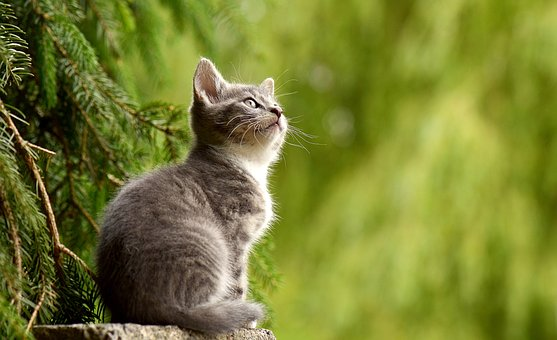
#> input picture trials-errors-files/example_image.jpg, 557 x 340 px, found by its file name; the run also reads 1 picture not shown here
$ jupyter execute --allow-errors flask-exercise-api-melody.ipynb
#> lines starting #> are read from the running program, lines starting #| are printed output that depends on the picture; after the words box and inside, x2 and y2 are one past the last pixel; in counts of white or black regions, pixels touching at a corner belong together
##### To send a SPARQL query using Flask and Python, you would need to use a library such as rdflib or SPARQLWrapper to execute the query against an endpoint. Here's an example using SPARQLWrapper:

[cell 1]
from SPARQLWrapper import SPARQLWrapper, JSON

#> (the rest of this cell did not finish here and is left out)

##### To create a chart, you can use a library such as Matplotlib, Plotly, or Bokeh. Here's an example using Matplotlib:

[cell 2]
import matplotlib.pyplot as plt

# Parse the results and create a chart
#> (the rest of this cell did not finish here and is left out)

##### To send a SPARQL query to an API using Python, you can use a library such as requests or SPARQLWrapper. To return the chart in different formats, you will need to use a library that can generate charts based on the data returned from the API.

Here is an example using SPARQLWrapper:

[cell 3]
from SPARQLWrapper import SPARQLWrapper, JSON

# Define the endpoint URL and your SPARQL query
endpoint = "http://your-endpoint-url.com/sparql"
query = """
SELECT ?subject ?predicate ?object
WHERE {
  ?subject ?predicate ?object .
}
LIMIT 100
"""

# Create the SPARQL wrapper object
#> (the rest of this cell did not finish here and is left out)

[cell 4]
from SPARQLWrapper import SPARQLWrapper, JSON

#> (the rest of this cell did not finish here and is left out)

-------------------------------------------------

[cell 5]
import networkx as nx
import matplotlib.pyplot as plt

# Create an empty graph
G = nx.Graph()

# Add nodes to the graph
G.add_node("Sad Event 1", date="YYYY-MM-DD", location="Location 1", multimedia_file="File 1")
G.add_node("Sad Event 2", date="YYYY-MM-DD", location="Location 2", multimedia_file="File 2")
G.add_node("Sad Event 3", date="YYYY-MM-DD", location="Location 3", multimedia_file="File 3")

# Add edges to represent relationships between events
G.add_edge("Sad Event 1", "Sad Event 2", relationship="Cause and Effect")
G.add_edge("Sad Event 2", "Sad Event 3", relationship="Sequence")

# Draw the graph
nx.draw(G, with_labels=True)
plt.show()

[cell 6]
import networkx as nx
import matplotlib.pyplot as plt

# Create an empty graph
G = nx.Graph()

# Add nodes to the graph
G.add_node("Julie")
G.add_node("Patrice de Courcy")
G.add_node("Daughter")
G.add_node("Olivier")
G.add_node("Lucille")
G.add_node("Sandrine")

# Add edges to the graph to represent relationships between nodes
G.add_edge("Julie", "Patrice de Courcy")
G.add_edge("Julie", "Daughter")
G.add_edge("Julie", "Olivier")
G.add_edge("Julie", "Lucille")
G.add_edge("Julie", "Sandrine")
G.add_edge("Patrice de Courcy", "Daughter")
G.add_edge("Patrice de Courcy", "Olivier")
G.add_edge("Patrice de Courcy", "Sandrine")
G.add_edge("Olivier", "Lucille")

# Draw the graph
nx.draw(G, with_labels=True)
plt.show()
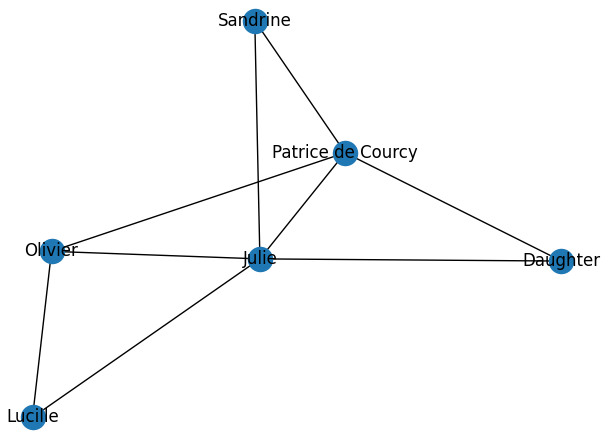
#> figure drawn by matplotlib, 1 panel

[cell 7]
import networkx as nx
import matplotlib.pyplot as plt

# Create an empty graph
G = nx.Graph()

# Add nodes to the graph
G.add_node("Sad Event 1", date="2021-01-01", location="Paris", multimedia_file="File 1")
G.add_node("Sad Event 2", date="2021-02-01", location="Rome", multimedia_file="File 2")
G.add_node("Sad Event 3", date="2021-03-01", location="London", multimedia_file="File 3")
G.add_node("Happy Event 1", date="2021-04-01", location="Berlin", multimedia_file="File 4")
G.add_node("Happy Event 2", date="2021-05-01", location="Amsterdam", multimedia_file="File 5")

# Add edges to represent relationships between events
G.add_edge("Sad Event 1", "Sad Event 2", relationship="Sequence")
G.add_edge("Sad Event 2", "Sad Event 3", relationship="Sequence")
G.add_edge("Sad Event 3", "Happy Event 1", relationship="Turning Point")
G.add_edge("Happy Event 1", "Happy Event 2", relationship="Sequence")

# Draw the graph
nx.draw(G, with_labels=True)
plt.show()
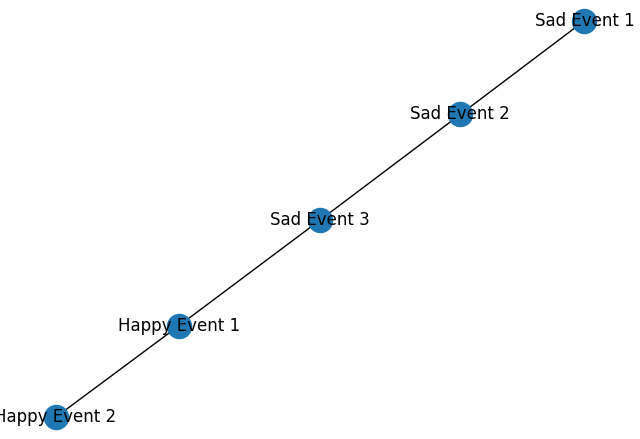
#> figure drawn by matplotlib, 1 panel

[cell 8]
import matplotlib.pyplot as plt

# Define the data for the events
events = [    {"name": "Sad Event 1", "date": "YYYY-MM-DD", "location": "Location 1"},    {"name": "Sad Event 2", "date": "YYYY-MM-DD", "location": "Location 2"},    {"name": "Sad Event 3", "date": "YYYY-MM-DD", "location": "Location 3"},]

# Plot the events on a timeline
fig, ax = plt.subplots()
for i, event in enumerate(events):
    ax.annotate(event["name"], (event["date"], i), ha="center", va="center")
ax.set_yticks([i for i in range(len(events))])
ax.set_yticklabels([event["name"] for event in events])
ax.set_xlabel("Date")
ax.set_title("Timeline of Sad Events")
plt.show()

[cell 9]
import folium

# Define the data for the events
events = [
    {"name": "Sad Event 1", "date": "YYYY-MM-DD", "location": "Location 1", "latitude": 37.7749, "longitude": -122.4194},
    {"name": "Sad Event 2", "date": "YYYY-MM-DD", "location": "Location 2", "latitude": 40.7128, "longitude": -74.0060},
    {"name": "Sad Event 3", "date": "YYYY-MM-DD", "location": "Location 3", "latitude": 51.5074, "longitude": -0.1278},
]

# Create a map and add markers for each event
#> (the rest of this cell did not finish here and is left out)

[cell 10]
import cv2
import numpy as np
from matplotlib import pyplot as plt

# Load image
img = cv2.imread('example_image.jpg', 0)
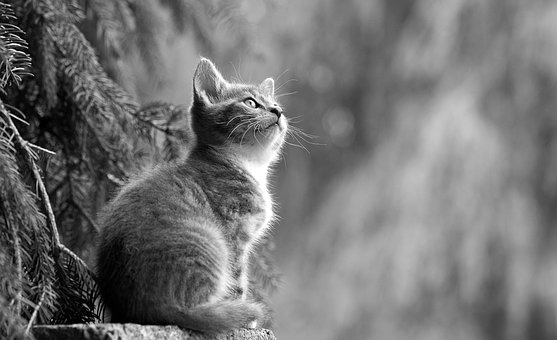
#> img: shape (340, 557); min 0, max 255, mean 115.2

# Generate histogram
hist, bins = np.histogram(img.ravel(), 256, [0, 256])
#> hist = 256 values, max 2127 at index 158, min 37 at index 244, mean 739.8; bins = 257 values from 0 to 256

# Threshold image using histogram
threshold_value = 100
ret, thresh = cv2.threshold(img, threshold_value, 255, cv2.THRESH_BINARY)
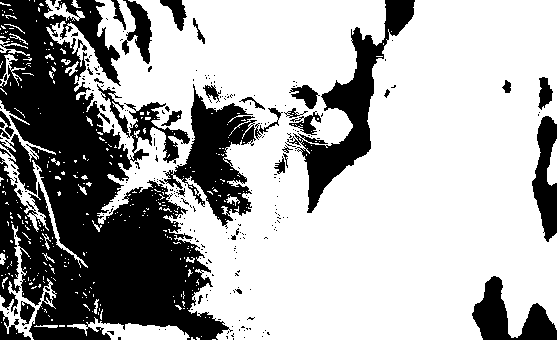
#> thresh: shape (340, 557); 66.6% white; 256 black regions (222 under 20 px), largest, box (x1, y1, x2, y2) and area: (0, 0, 233, 340) 42193, (287, 0, 415, 213) 6158, (164, 84, 257, 229) 5465
#> ret = 100

# Display original and thresholded image
plt.subplot(1, 2, 1), plt.imshow(img, cmap='gray')
plt.title('Original Image'), plt.xticks([]), plt.yticks([])
plt.subplot(1, 2, 2), plt.imshow(thresh, cmap='gray')
plt.title('Thresholded Image'), plt.xticks([]), plt.yticks([])
plt.show()

[cell 11]
import cv2
import numpy as np
import os

# Load image
img = cv2.imread('example_face.jpg')
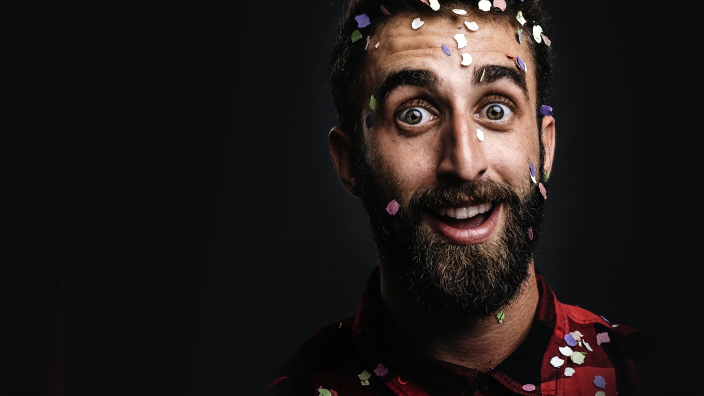
#> input picture trials-errors-files/example_face.jpg, 1408 x 792 px, found by its file name (shown at 1/2 size)
#> img is the input picture: shape (792, 1408, 3); mean B, G, R 26, 26.5, 32.4

# Load Haar cascade classifier for face detection
cv2_base_dir = os.path.dirname(os.path.abspath(cv2.__file__))
haar_model = os.path.join(cv2_base_dir, 'data/haarcascade_frontalface_default.xml')
face_cascade = cv2.CascadeClassifier(haar_model)

# Convert image to grayscale
gray = cv2.cvtColor(img, cv2.COLOR_BGR2GRAY)
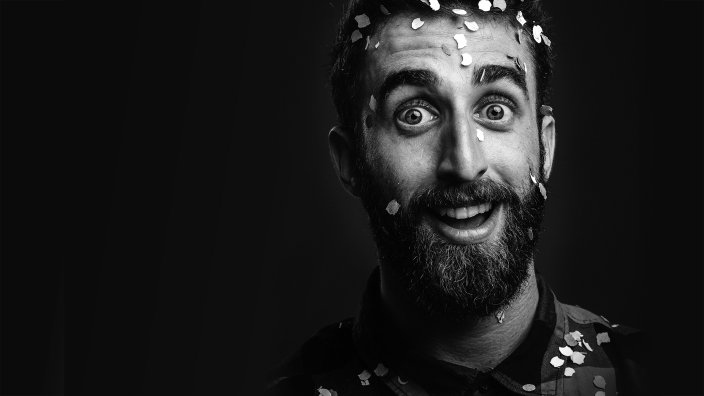
#> gray: shape (792, 1408) (shown at 1/2 size); min 0, max 255, mean 28.3

# Detect faces using the Haar cascade classifier
faces = face_cascade.detectMultiScale(gray, scaleFactor=1.1, minNeighbors=5)
#> faces = [[680, 31, 495, 495]]

# Draw rectangles around the detected faces
for (x, y, w, h) in faces:
    cv2.rectangle(img, (x, y), (x + w, y + h), (255, 0, 0), 2)
#> this loop made 1 pass
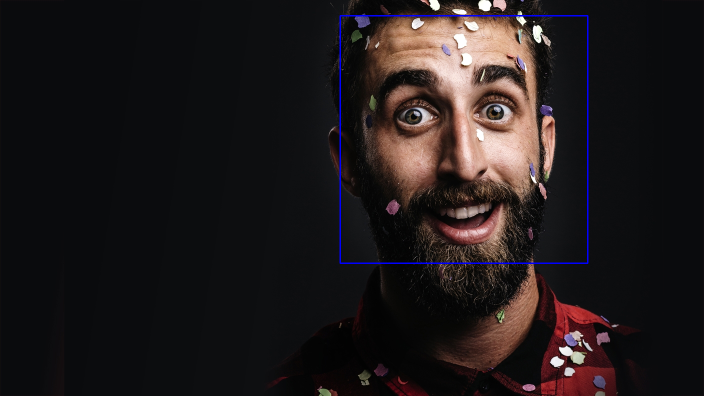
#> img: shape (792, 1408, 3) (shown at 1/2 size); 0.53% of pixels changed, all inside (x1, y1, x2, y2) = (679, 30, 1177, 528)

# Display image with detected faces
cv2.imshow('Detected Faces', img)
cv2.waitKey(0)
cv2.destroyAllWindows()

[cell 12]
import matplotlib.pyplot as plt

# Define the events and emotions
events = ["Event 1", "Event 2"]
emotions = ["Happy", "Confused"]
colors = ["green", "red"]

# Plot the events and emotions as nodes
for i in range(len(events)):
    plt.scatter(i, 0, color=colors[i], label=emotions[i])
    plt.text(i, 0, events[i], ha="center", va="bottom")

# Add labels and title
plt.xlabel("Events")
plt.ylabel("Emotions")
plt.title("Emotional Association between Events")
plt.legend()

# Show the plot
plt.show()
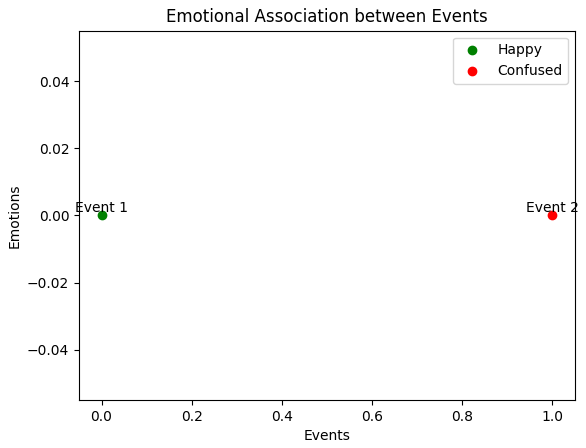
#> figure drawn by matplotlib, 1 panel

[cell 13]
import matplotlib.pyplot as plt

# Define the data for the photo of the happy friend and the audio recording
photo_data = {"file_path": "rome_friend_happy_face.jpg", "date": "2022-05-12", "location": "Rome", "emotion": "happy"}
audio_data = {"file_path": "rome_confused_audio.mp3", "date": "2022-05-12", "location": "Rome", "emotion": "confused"}

# Plot the photo and the audio data on a scatter plot
plt.scatter(photo_data["date"], photo_data["emotion"], color="red", label="Photo")
plt.scatter(audio_data["date"], audio_data["emotion"], color="blue", label="Audio")

# Add labels and title to the plot
plt.xlabel("Date")
plt.ylabel("Emotion")
plt.title("Visual Diary")
plt.legend()

# Show the plot
plt.show()
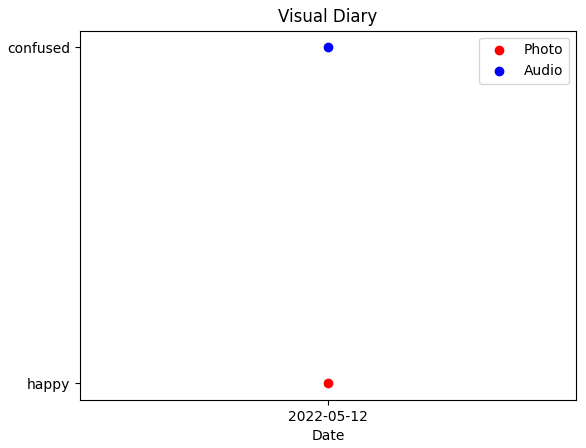
#> figure drawn by matplotlib, 1 panel

[cell 14]
import cv2
import numpy as np
import IPython.display as display

# Load the images
img1 = cv2.imread('image1.jpg')
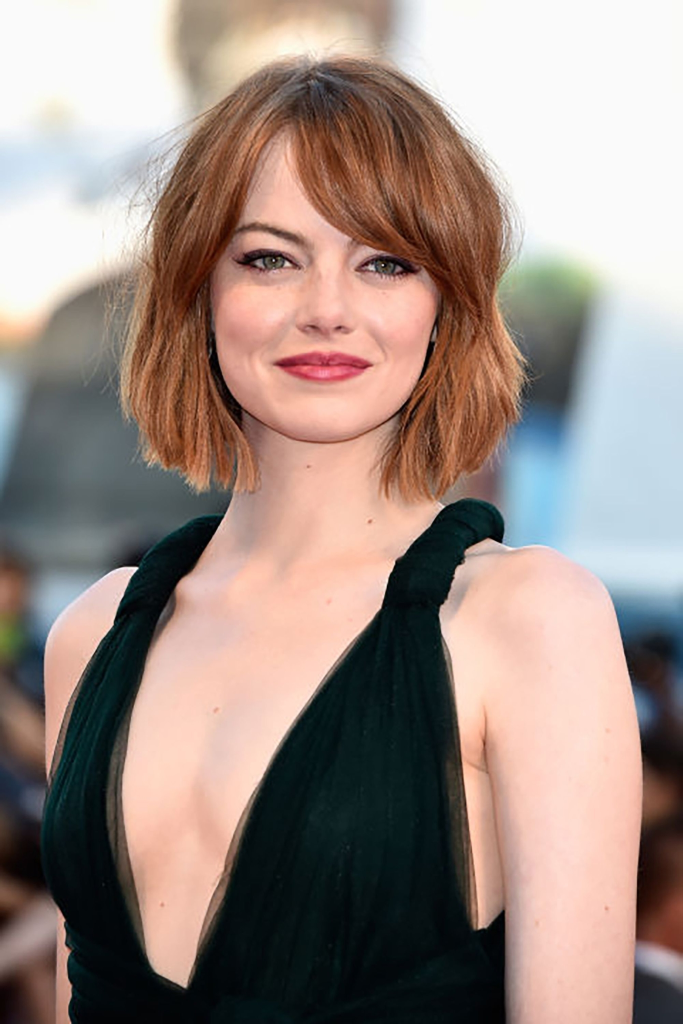
#> input picture trials-errors-files/image1.jpg, 1365 x 2048 px, found by its file name (shown at 1/2 size)
#> img1 is the input picture: shape (2048, 1365, 3); mean B, G, R 131.4, 138.7, 155.8
img2 = cv2.imread('image2.jpg')
img3 = cv2.imread('example_face.jpg')

# Extract features from the images using a computer vision algorithm
features1 = cv2.calcHist(img1, [0], None, [256], [0, 256])
#> features1 = 256 values, max 1905 at index 250, min 0 at index 0, mean 16
features2 = cv2.calcHist(img2, [0], None, [256], [0, 256])
#> features2 has the same summary as features1
features3 = cv2.calcHist(img3, [0], None, [256], [0, 256])
#> features3 = 256 values, max 512 at index 13, min 0 at index 50, mean 16.5

# Compare the features to find similarities between the images
similarity12 = cv2.compareHist(features1, features2, cv2.HISTCMP_CORREL)
#> similarity12 = 1
similarity13 = cv2.compareHist(features1, features3, cv2.HISTCMP_CORREL)
#> similarity13 = -0.026

# Link the similar images to related audio files
if similarity12 > 0.8:
    display.display(display.Audio('audio1.mp3', autoplay=True))
    display.display(display.Image(filename='image2.jpg'))
elif similarity13 > 0.8:
    display.display(display.Audio('audio2.mp3', autoplay=True))
    display.display(display.Image(filename='image3.jpg'))
